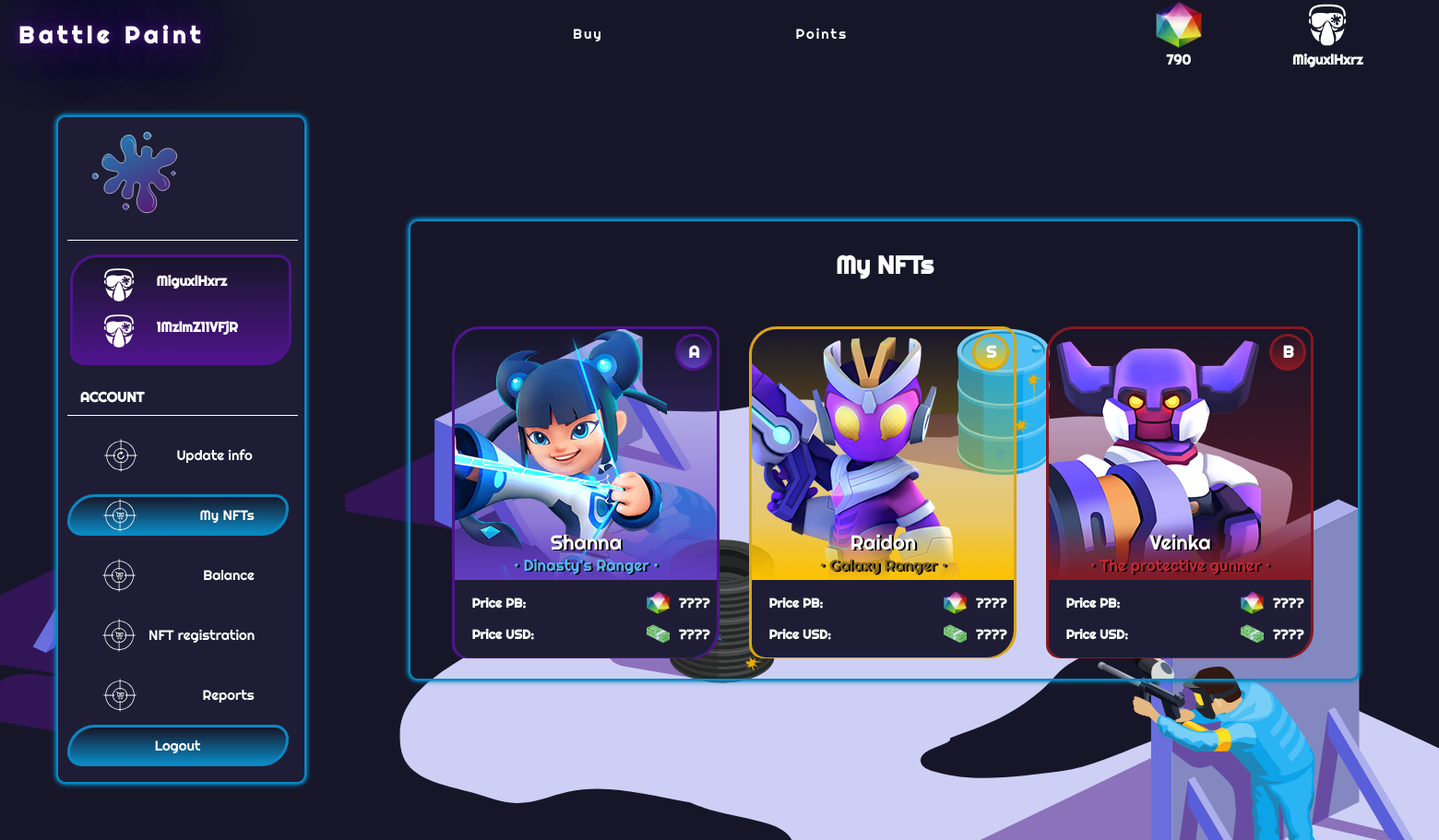
The app's page /view/admin.php (signed in) with its own data.
### tables this page shows
CREATE TABLE `users` (
  `id` varchar(20) NOT NULL,
  `username` varchar(60) NOT NULL,
  `password` varchar(60) NOT NULL,
  `email` varchar(60) NOT NULL,
  `birth` date NOT NULL,
  `gender` varchar(60) NOT NULL,
  `balance` int(100) NOT NULL,
  `binance` varchar(100) NOT NULL
);

### model/db_connect.php (called while the page is built, shortened)
<?php
class db_connect {
  var $conn;
  function __construct(){
    $server_connect = 'localhost';
    $username = 'root';
    $password = '';
    $db = 'battlepaint';
    $this->conn = new mysqli($server_connect, $username, $password, $db);
  }
  function sendQuery($query) {
    return $this->conn->query($query);
  }
}
?>

### controller/header_controller.php (called while the page is built, shortened)
<?php
  require_once( '../model/User.php' );
if(isset($_SESSION [ 'username' ])){
  $user = new User();
  $user_conf = $user->userByUsername( $_SESSION['username'] );
}
?>

### model/User.php (called while the page is built, shortened)
<?php
require_once('../model/db_connect.php');
class User {
   private $db;
   function __construct() {
    $this->db= new db_connect();
   }
   function userByUsername ( $user ) {
    $query = "SELECT * FROM `users` WHERE `username` = '".$user."'";
    $send = $this->db->sendQuery($query);
    $users = array();
    if(mysqli_num_rows($send) > 0) {
      while($rows =  mysqli_fetch_array($send)) {
        array_push($users,$rows);
      }
      return $users;
    }else {
      return 0;
    }
  }
}

### view/admin.php (the view, shortened to what this page needs)
<?php require_once('../controller/header_controller.php') ?>
<!DOCTYPE html>
<html lang="en">
<head>
  <link rel="stylesheet" href="../css/admin.css">
</head>
<body>
  <?php include($header) ?>
  <main class="main">
    <section>
      <section class="register">
        <section class="register__block one">
          <img src="../source/img/svg/logoBattlePaint1.svg" alt="logoBattlePaint" class="header__logo"> <br><br>
          <div class="line"></div>
          <div class="info__user">
            <?php foreach ($user_conf as $user) { ?>
              <div class="username">
                <img src="../source/img/svg/user.svg" alt="user" class="icon_user">
                <h3><?php echo $user['username'] ?></h3>
              </div>
              <div class="username">
                <img src="../source/img/svg/user.svg" alt="user" class="icon_user">
                <h3><?php echo $user['id'] ?></h3>
              </div>
          </div>
        <?php } ?>
        <div class="acount">
          <h3>ACCOUNT</h3>
        </div>
        <div class="line"></div>
        <div class="update_info">
          <img src="../source/img/svg/update.svg" alt="update" class="icon_update">
          <a href="./admin_update.php" class="link_update">Update info</a>
        </div>
        <div class="my_nft">
          <img src="../source/img/svg/buy.svg" alt="nft" class="icon_update">
          <a href="#" class="link_update">My NFTs</a>
        </div>
        <div class="my_balance">
          <img src="../source/img/svg/buy.svg" alt="balance" class="icon_update">
          <a href="./converter_admin.php" class="link_update">Balance</a>
        </div>
        <div class="register_nft">
          <img src="../source/img/svg/buy.svg" alt="nft" class="icon_update">
          <a href="Register_Nft.php" class="link_update">NFT registration</a>
        </div>
        <div class="report">
          <img src="../source/img/svg/buy.svg" alt="nft" class="icon_update">
          <a href="report.php" class="link_update">Reports</a>
        </div>
        <div class="logout">
          <form action="<?php echo $_SERVER['PHP_SELF']; ?>" method="POST">
            <input type="submit" name='log-out' class="log-out__btn" value="Logout">
          </form>
        </div>
        </section>
        <section class="register__block two">
          <div class="register__title">
            <h2>My NFTs</h2>
          </div>
          <div class="user_update">
            <section class="nft__container">
              <article class="nft__card">
                <figure class="nft__img">
                  <img src="../source/img/Characters/test.png" alt="Shanna">
                </figure>
                <div class="nft__rank a">
                  <h4>A</h4>
                </div>
                <div class="nft__name a">
                  <h3>Shanna</h3>
                  <p>• Dinasty's Ranger •</p>
                </div>
                <div class="nft__price">
                  <article class="price">
                    <h4>Price PB:</h4>
                    <div class="price__pay">
                      <img src="../source/img/paint-backets2.png" alt="paint bucket icon">
                      <h4>????</h4>
                    </div>
                  </article>
                  <article class="price">
                    <h4>Price USD:</h4>
                    <div class="price__pay">
                      <img src="../source/img/usd.png" alt="paint bucket icon">
                      <h4>????</h4>
                    </div>
                  </article>
                </div>
              </article>
              <article class="nft__card">
                <figure class="nft__img">
                  <img src="../source/img/Characters/test2.png" alt="Raidon">
                </figure>
                <div class="nft__rank ">
                  <h4>S</h4>
                </div>
                <div class="nft__name">
                  <h3>Raidon</h3>
                  <p>• Galaxy Ranger •</p>
                </div>
                <div class="nft__price">
                  <article class="price">
                    <h4>Price PB:</h4>
                    <div class="price__pay">
                      <img src="../source/img/paint-backets2.png" alt="paint bucket icon">
                      <h4>????</h4>
                    </div>
                  </article>
                  <article class="price">
                    <h4>Price USD:</h4>
                    <div class="price__pay">
                      <img src="../source/img/usd.png" alt="paint bucket icon">
                      <h4>????</h4>
                    </div>
                  </article>
                </div>
              </article>
              <article class="nft__card">
                <figure class="nft__img">
                  <img src="../source/img/Characters/test3.png" alt="Veinka">
                </figure>
                <div class="nft__rank ">
                  <h4>B</h4>
                </div>
                <div class="nft__name">
                  <h3>Veinka</h3>
                  <p>• The protective gunner •</p>
                </div>
                <div class="nft__price">
                  <article class="price">
                    <h4>Price PB:</h4>
                    <div class="price__pay">
                      <img src="../source/img/paint-backets2.png" alt="paint bucket icon">
                      <h4>????</h4>
                    </div>
                  </article>
                  <article class="price">
                    <h4>Price USD:</h4>
                    <div class="price__pay">
                      <img src="../source/img/usd.png" alt="paint bucket icon">
                      <h4>????</h4>
                    </div>
                  </article>
                </div>
              </article>
            </section>
          </div>
        </section>
      </section>
    </section>
</body>
</html>

### partials/header_user.php (shortened to what this page needs)
<?php foreach( $user_conf as $user) {?>
<header class="header">
<a class="header__name" href="../index.php">
  <h1 class="header__name">Battle Paint</h1>
</a>
<nav class="menu__container">
  <ul class="menu">
    <div class="menu__select">
      <li class="menu__item">
        <a href="marketplace.php" title="Buy">
          <span class="neon4"></span> Buy
        </a>
      </li>
      <li class="menu__item">
        <a href="points.php" title="Conversion">
          <span class="neon4"></span> Points
        </a>
      </li>
    </div>
    <div class="menu__user">
      <li class="menu__item_admin">
        <a href="./points.php"><img src="../source/img/paint-backets2.png" alt="paint-backets" class="logo_admin"></a>
        <h5 class="menu__texts"><?php echo $user['balance']; ?></h5>
      </li>
      <li class="menu__item_admin" >
        <a href="./user.php"><img src="../source/img/svg/user.svg" alt="Logo Admin" class="logo_admin"></a>
        <h5 class="menu__texts"><?php echo $user['username'];}?></h5>
      </li>
    </div>
  </ul>
</nav>
</header>

### records on screen
users: balance "790", username "MiguxlHxrz", id "1MzlmZ11VFjR"
